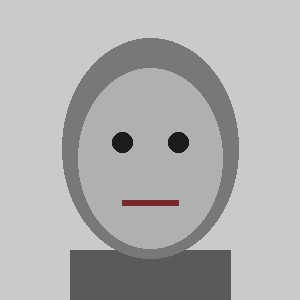
#> input picture task4_models_and_demo/images/UNAUTHORIZED_ATTEMPT/neutral.jpg, 300 x 300 px; its folder holds only this picture in this run
$ python retrain.py
#> lines starting #> are read from the running program, lines starting #| are printed output that depends on the picture
#!/usr/bin/env python3
"""Regenerate task4 feature CSVs from the CURRENT images/ and audio/ files, then
retrain and save all three models — identical logic to task4_models.ipynb.

Run from inside task4_models_and_demo/:  python3 retrain.py

This exists because the committed image_features.csv / audio_features.csv / models
were generated from older image/audio files (e.g. emmanuel's photos were .jpg, now .png;
recordings were .mp4, now .wav). Re-running this makes the CLI accept the real members
and reject the UNAUTHORIZED_ATTEMPT probe.
"""
import os
import glob
import numpy as np
import pandas as pd
import joblib
from PIL import Image
from skimage.feature import hog
from skimage.color import rgb2gray
import librosa
from sklearn.model_selection import train_test_split
from sklearn.ensemble import RandomForestClassifier
from sklearn.linear_model import LogisticRegression
from sklearn.preprocessing import LabelEncoder
from sklearn.metrics import accuracy_score, f1_score, log_loss

RANDOM_STATE = 42
SR = 22050
UNAUTHORIZED_LABEL = 'UNAUTHORIZED_ATTEMPT'
EXPRESSIONS = ['neutral', 'smiling', 'surprised']
PHRASES = ['phrase1', 'phrase2']
IMG_EXTS = ('jpg', 'jpeg', 'png')
AUDIO_EXTS = ('wav', 'mp3', 'flac', 'm4a', 'mp4')
os.makedirs('models', exist_ok=True)

# ---------------- image feature extraction (identical to feature_extraction.py) ----------------
def load_image(path):
    return Image.open(path).convert('RGB')

def color_histogram(img, bins=16):
    arr = np.array(img); feats = []
    for ch in range(3):
        h, _ = np.histogram(arr[:, :, ch], bins=bins, range=(0, 255), density=True)
        feats.extend(h.tolist())
    return feats

def hog_features(img, pixels_per_cell=(16, 16)):
    gray = rgb2gray(np.array(img))
    fd = hog(gray, orientations=9, pixels_per_cell=pixels_per_cell, cells_per_block=(2, 2), feature_vector=True)
    hh, _ = np.histogram(fd, bins=32, density=True)
    return hh.tolist()

def grayscale_stats(img):
    g = np.array(img.convert('L'), dtype=np.float64)
    return {'gray_mean': g.mean(), 'gray_std': g.std(), 'gray_min': g.min(), 'gray_max': g.max()}

def extract_image_row(img):
    row = {}
    row.update(grayscale_stats(img))
    for i, v in enumerate(color_histogram(img)):
        row[f'color_hist_{i}'] = v
    for i, v in enumerate(hog_features(img)):
        row[f'hog_hist_{i}'] = v
    return row

IMG_AUG = {
    'original': lambda im: im,
    'rotated': lambda im: im.rotate(15, expand=True, fillcolor=(255, 255, 255)),
    'flipped': lambda im: im.transpose(Image.FLIP_LEFT_RIGHT),
    'grayscale': lambda im: im.convert('L').convert('RGB'),
}

def discover_image_members():
    members = {}
    for m in sorted(os.listdir('images')):
        mp = os.path.join('images', m)
        if not os.path.isdir(mp):
            continue
        found = {}
        for exp in EXPRESSIONS:
            for ext in IMG_EXTS:
                c = os.path.join(mp, f'{exp}.{ext}')
                if os.path.exists(c):
                    found[exp] = c; break
        if found:
            members[m] = found
    return members

def build_image_features():
    recs = []
    for member, files in discover_image_members().items():
        for exp, path in files.items():
            base = load_image(path)
#> in load_image, returned value is the input picture: PIL image 300x300 RGB; mean R, G, B 176, 175.7, 175.7
            for aug, fn in IMG_AUG.items():
                im = fn(base)
                r = extract_image_row(im)
                r.update({'member': member, 'expression': exp, 'augmentation': aug,
                          'source_file': path, 'width': im.size[0], 'height': im.size[1]})
                recs.append(r)
#> this loop made 4 passes
#> pass 2, in build_image_features, `im = fn(base)`:
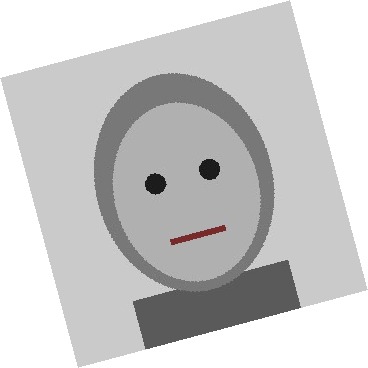
#> im: PIL image 368x368 RGB; mean R, G, B 202.5, 202.3, 202.3
#> after the loop, recs = 4 items
    df = pd.DataFrame(recs)
#> df = table of 4 rows and 90 columns
    id_cols = ['member', 'expression', 'augmentation', 'source_file', 'width', 'height']
    feat_cols = [c for c in df.columns if c not in id_cols]
#> feat_cols = 84 items, first 6: 'gray_mean', 'gray_std', 'gray_min', 'gray_max', 'color_hist_0', 'color_hist_1'
    return df[id_cols + feat_cols]

# ---------------- audio feature extraction ----------------
def load_audio(path):
    y, sr = librosa.load(path, sr=SR, mono=True)
    return y, sr

# [11 lines left out: function extract_audio_row, not called in this run]

AUDIO_AUG = {
    'original': lambda y, sr: y,
    'pitch_shifted': lambda y, sr: librosa.effects.pitch_shift(y, sr=sr, n_steps=3),
    'time_stretched': lambda y, sr: librosa.effects.time_stretch(y, rate=1.2),
    'noisy': lambda y, sr: y + 0.02 * np.random.RandomState(RANDOM_STATE).randn(len(y)),
}

def discover_audio_members():
    members = {}
    for m in sorted(os.listdir('audio')):
        mp = os.path.join('audio', m)
        if not os.path.isdir(mp):
            continue
        found = {}
        for ph in PHRASES:
            for ext in AUDIO_EXTS:
                c = os.path.join(mp, f'{ph}.{ext}')
                if os.path.exists(c):
                    found[ph] = c; break
        if found:
            members[m] = found
    return members

def build_audio_features():
    recs = []
    for member, files in discover_audio_members().items():
        for ph, path in files.items():
            y, sr = load_audio(path)
            for aug, fn in AUDIO_AUG.items():
                ay = fn(y, sr)
                r = extract_audio_row(ay, sr)
                r.update({'member': member, 'phrase': ph, 'augmentation': aug, 'source_file': path})
                recs.append(r)
    df = pd.DataFrame(recs)
    id_cols = ['member', 'phrase', 'augmentation', 'source_file']
    feat_cols = [c for c in df.columns if c not in id_cols]
    return df[id_cols + feat_cols]

# ---------------- open-set training helper ----------------
# [46 lines left out: functions train_biometric, train_product, not called in this run]


if __name__ == '__main__':
    print('Regenerating image_features.csv from images/ ...')
    img_df = build_image_features()
#> img_df = table of 4 rows and 90 columns
    img_df.to_csv('image_features.csv', index=False)
    print('  ', img_df.shape, '| members:', sorted(img_df['member'].unique()))
#|    (4, 90) | members: ['UNAUTHORIZED_ATTEMPT']

    print('Regenerating audio_features.csv from audio/ ...')
#> (the run stopped early here; a loop or call above may not have finished)
